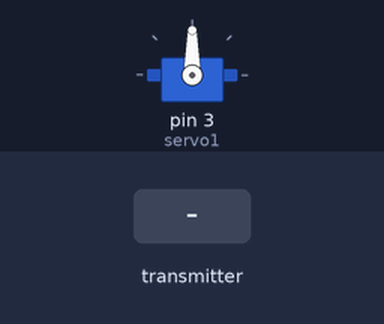
Bench run of a sketch on a simulated Arduino Uno, built with avr-gcc and run on an emulated ATmega328P. On the bench: servo. Inputs (shaded band) come from the test bench. No radio packets arrive unless stated; what the sketch prints to the serial monitor is not drawn.

Above: at 1.5 s.
1.6 s: the transmitter starts sending received_data.0 = 0
At 2.8 s:
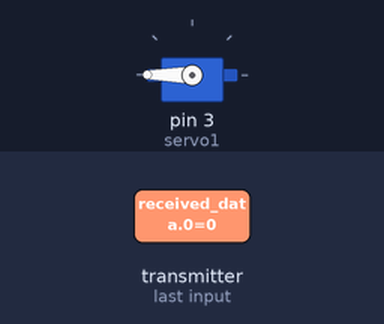
3.1 s: the transmitter starts sending received_data.0 = 64
At 3.9 s:
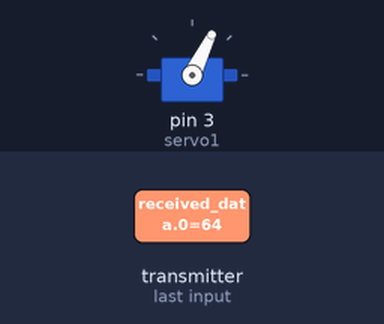
4.6 s: the transmitter starts sending received_data.0 = 128
At 6.1 s:
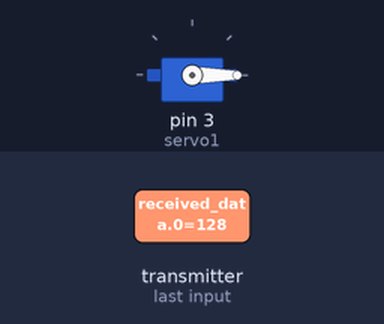
Timing chart, 0 to 7.6 s (numbered marks = the images above; inputs shaded):
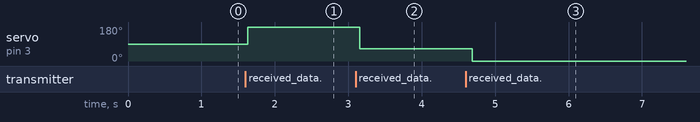

The sketch:

Rx_Board_V7-public.ino
```cpp
// (licence header left out)
#include <Servo.h>
#include <SPI.h>
#include "nRF24L01.h"
#include "RF24.h"

RF24 radio(9,10);

const uint64_t pipes[2] = { 0xF0F0F0F0E1LL, 0xF0F0F0F0D2LL };//2 pipes communication
uint8_t received_data[3];
uint8_t num_received_data =sizeof(received_data);

const int servo1 = 3;//  servo

Servo myservo;  // create servo object to control a servo
int servoval;  // variable to read the value from the analog pin


void setup(void)
{
  Serial.begin(9600);
  delay(300); //wait until the esc starts in case of Arduino got power first
  myservo.attach(servo1);  // attaches the servo on pin 3 to the servo object
  myservo.write(90);

  radio.begin();
  radio.setRetries(15,15);
  radio.openReadingPipe(1,pipes[1]);
  radio.startListening();
  radio.printDetails();
  radio.openWritingPipe(pipes[1]);
  radio.openReadingPipe(1,pipes[0]);
  radio.startListening();


}//void setup

void loop(void)
{

  ///////////////////////////////Radio reading///////////////////////////////////////////////////////
  if ( radio.available() )
  {
    bool done = false;
    while (!done)
    {
    done = radio.read(&received_data, num_received_data  );
    delay(30);
    }// while (!done)

    Serial.print(received_data[0]);
    Serial.print ("---");
    Serial.print(received_data[1]);
    Serial.print ("---");
    Serial.print(received_data[2]);

    radio.stopListening();

    radio.startListening();

 /****************************************steering servo*********************************************************************/
    servoval = received_data[0];
    servoval = servoval*10;//scale back
    servoval = map(servoval, 150 , 910, 180, 0);//steering servo

    if (servoval >= 88 && servoval <= 97 )//stabilize steering servo
    {
      servoval = 94; //neutral straight position can be adjusted in each car
      myservo.write(servoval);
      delay(30);
    }

    myservo.write(servoval); // sets the servo position according to the scaled value
    delay(30);


  }// if ( radio.available() )
}//void loop(void)
```

Measured:
- after the input at 1.6 s, servo on pin 3 (servo1): 90° → 180° at once
- after the input at 3.1 s, servo on pin 3 (servo1): 180° → 64° after 0.06 s
- after the input at 4.6 s, servo on pin 3 (servo1): 64° → 0° after 0.09 s
